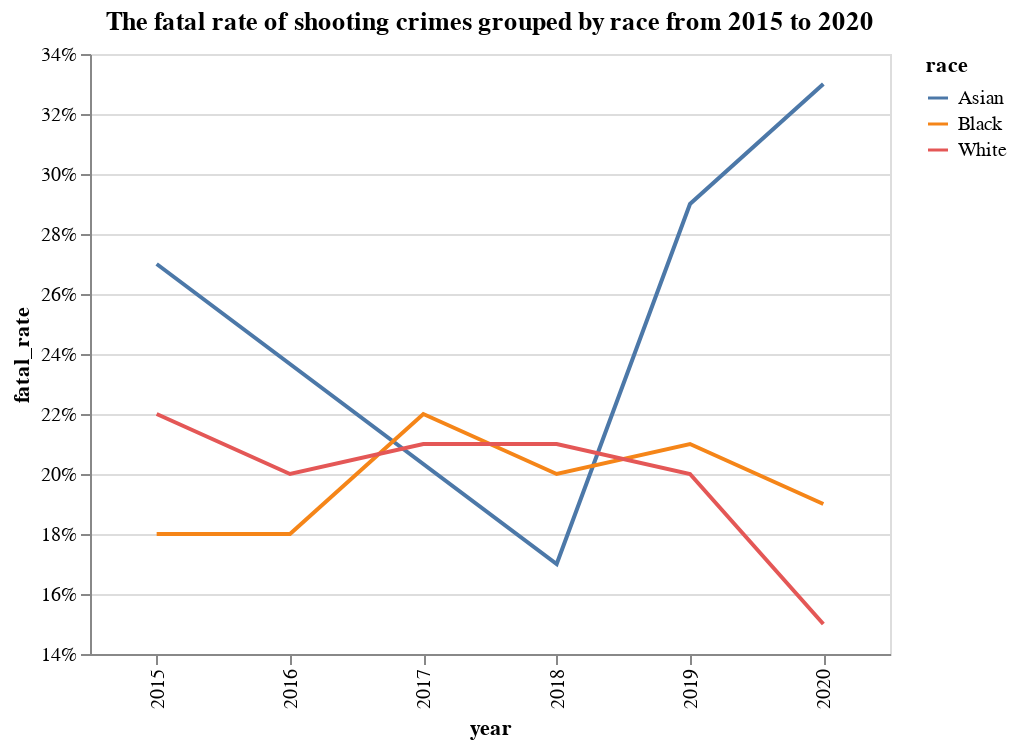

Notebook code cell kept with this figure:
### Code cell
alt.Chart(shootings_fatal,title="The fatal rate of shooting crimes grouped by race from 2015 to 2020").mark_line().encode(
        alt.X('year:O',scale=alt.Scale(zero=False)),
        alt.Y('fatal_rate:Q', axis=alt.Axis(format='%'),scale=alt.Scale(zero=False)),
        color='race:N',
        tooltip=alt.Tooltip(["race:N","fatal_rate:Q","year:Q"]),
).properties(width=400,height=300).interactive()

### Figure 1 — Vega-Lite specification as saved in the notebook (floating-point values rounded to 4 significant figures)
{"config": {"view": {"continuousWidth": 400, "continuousHeight": 300}}, "data": {"name": "data-680180f7d407b22a78ff6891be0ed9a3"}, "mark": "line", "encoding": {"color": {"type": "nominal", "field": "race"}, "tooltip": [{"type": "nominal", "field": "race"}, {"type": "quantitative", "field": "fatal_rate"}, {"type": "quantitative", "field": "year"}], "x": {"type": "ordinal", "field": "year", "scale": {"zero": false}}, "y": {"type": "quantitative", "axis": {"format": "%"}, "field": "fatal_rate", "scale": {"zero": false}}}, "height": 300, "selection": {"selector029": {"type": "interval", "bind": "scales", "encodings": ["x", "y"]}}, "title": "The fatal rate of shooting crimes grouped by race from 2015 to 2020", "width": 400, "$schema": "https://vega.github.io/schema/vega-lite/v4.8.1.json", "datasets": {"data-680180f7d407b22a78ff6891be0ed9a3": [{"year": 2015, "race": "Asian", "size_x": 3, "size_y": 11, "fatal_rate": 0.27}, {"year": 2015, "race": "Black", "size_x": 185, "size_y": 1037, "fatal_rate": 0.18}, {"year": 2015, "race": "White", "size_x": 41, "size_y": 187, "fatal_rate": 0.22}, {"year": 2016, "race": "Black", "size_x": 192, "size_y": 1049, "fatal_rate": 0.18}, {"year": 2016, "race": "White", "size_x": 44, "size_y": 219, "fatal_rate": 0.2}, {"year": 2017, "race": "Black", "size_x": 213, "size_y": 990, "fatal_rate": 0.22}, {"year": 2017, "race": "White", "size_x": 48, "size_y": 225, "fatal_rate": 0.21}, {"year": 2018, "race": "Asian", "size_x": 2, "size_y": 12, "fatal_rate": 0.17}, {"year": 2018, "race": "Black", "size_x": 240, "size_y": 1194, "fatal_rate": 0.2}, {"year": 2018, "race": "White", "size_x": 44, "size_y": 209, "fatal_rate": 0.21}, {"year": 2019, "race": "Asian", "size_x": 2, "size_y": 7, "fatal_rate": 0.29}, {"year": 2019, "race": "Black", "size_x": 251, "size_y": 1207, "fatal_rate": 0.21}, {"year": 2019, "race": "White", "size_x": 48, "size_y": 245, "fatal_rate": 0.2}, {"year": 2020, "race": "Asian", "size_x": 3, "size_y": 9, "fatal_rate": 0.33}, {"year": 2020, "race": "Black", "size_x": 361, "size_y": 1877, "fatal_rate": 0.19}, {"year": 2020, "race": "White", "size_x": 48, "size_y": 328, "fatal_rate": 0.15}]}}
